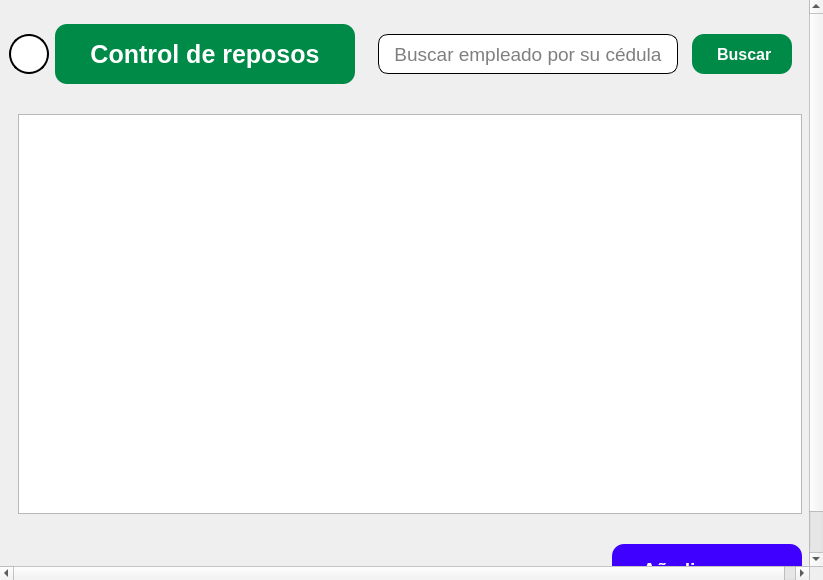
<?xml version="1.0" encoding="UTF-8"?>
<ui version="4.0">
 <class>PantallaControlReposoPersonal</class>
 <widget class="QWidget" name="PantallaControlReposoPersonal">
  <property name="geometry">
   <rect>
    <x>0</x>
    <y>0</y>
    <width>823</width>
    <height>580</height>
   </rect>
  </property>
  <property name="windowTitle">
   <string>Form</string>
  </property>
  <layout class="QVBoxLayout" name="verticalLayout">
   <property name="spacing">
    <number>0</number>
   </property>
   <property name="leftMargin">
    <number>0</number>
   </property>
   <property name="topMargin">
    <number>0</number>
   </property>
   <property name="rightMargin">
    <number>0</number>
   </property>
   <property name="bottomMargin">
    <number>0</number>
   </property>
   <item>
    <widget class="QScrollArea" name="scrollArea">
     <property name="frameShape">
      <enum>QFrame::NoFrame</enum>
     </property>
     <property name="widgetResizable">
      <bool>true</bool>
     </property>
     <widget class="QWidget" name="scrollAreaWidgetContents">
      <property name="geometry">
       <rect>
        <x>0</x>
        <y>0</y>
        <width>822</width>
        <height>614</height>
       </rect>
      </property>
      <layout class="QVBoxLayout" name="verticalLayout_2">
       <property name="spacing">
        <number>0</number>
       </property>
       <property name="leftMargin">
        <number>0</number>
       </property>
       <property name="topMargin">
        <number>0</number>
       </property>
       <property name="rightMargin">
        <number>0</number>
       </property>
       <property name="bottomMargin">
        <number>0</number>
       </property>
       <item>
        <widget class="QFrame" name="espacio_principal">
         <property name="styleSheet">
          <string notr="true">QFrame{

    background: qlineargradient(
        x1:0, y1:0, x2:1, y2:1,
        stop:0 #3fea87, stop:1 #00770e)
   


}</string>
         </property>
         <property name="frameShape">
          <enum>QFrame::NoFrame</enum>
         </property>
         <property name="frameShadow">
          <enum>QFrame::Raised</enum>
         </property>
         <layout class="QVBoxLayout" name="verticalLayout_4">
          <item>
           <layout class="QHBoxLayout" name="horizontalLayout" stretch="0,10,0">
            <item alignment="Qt::AlignLeft">
             <widget class="QPushButton" name="boton_de_regreso">
              <property name="minimumSize">
               <size>
                <width>40</width>
                <height>40</height>
               </size>
              </property>
              <property name="cursor">
               <cursorShape>PointingHandCursor</cursorShape>
              </property>
              <property name="styleSheet">
               <string notr="true">QPushButton{

	background-color: rgb(255, 255, 255);
	border-radius: 20px ;
	border:2px solid;

}

QPushButton:hover{

	background-color: rgb(199, 199, 199)
}</string>
              </property>
              <property name="text">
               <string/>
              </property>
              <property name="icon">
               <iconset>
                <normaloff>../recursos_de_imagenes/iconos_de_interfaz/flecha_izquierda_2.png</normaloff>../recursos_de_imagenes/iconos_de_interfaz/flecha_izquierda_2.png</iconset>
              </property>
              <property name="iconSize">
               <size>
                <width>30</width>
                <height>30</height>
               </size>
              </property>
             </widget>
            </item>
            <item alignment="Qt::AlignLeft">
             <widget class="QLabel" name="label_titulo_del_segemeto_opciones_admin">
              <property name="sizePolicy">
               <sizepolicy hsizetype="Fixed" vsizetype="Fixed">
                <horstretch>0</horstretch>
                <verstretch>0</verstretch>
               </sizepolicy>
              </property>
              <property name="minimumSize">
               <size>
                <width>300</width>
                <height>0</height>
               </size>
              </property>
              <property name="maximumSize">
               <size>
                <width>700</width>
                <height>60</height>
               </size>
              </property>
              <property name="font">
               <font>
                <family>Arial</family>
                <pointsize>19</pointsize>
                <weight>75</weight>
                <bold>true</bold>
               </font>
              </property>
              <property name="styleSheet">
               <string notr="true">QLabel{
	
	background-color: #008a47;
	color: rgb(255, 255, 255);
	border-radius:12px;

}</string>
              </property>
              <property name="text">
               <string>Control de reposos</string>
              </property>
              <property name="alignment">
               <set>Qt::AlignCenter</set>
              </property>
             </widget>
            </item>
            <item alignment="Qt::AlignLeft">
             <widget class="QFrame" name="espacio_para_barra_de_busqueda">
              <property name="sizePolicy">
               <sizepolicy hsizetype="Fixed" vsizetype="Fixed">
                <horstretch>20</horstretch>
                <verstretch>0</verstretch>
               </sizepolicy>
              </property>
              <property name="minimumSize">
               <size>
                <width>450</width>
                <height>90</height>
               </size>
              </property>
              <property name="styleSheet">
               <string notr="true">background:transparent;</string>
              </property>
              <property name="frameShape">
               <enum>QFrame::NoFrame</enum>
              </property>
              <property name="frameShadow">
               <enum>QFrame::Raised</enum>
              </property>
              <layout class="QHBoxLayout" name="horizontalLayout_3">
               <item>
                <widget class="QLineEdit" name="barra_de_busqueda">
                 <property name="sizePolicy">
                  <sizepolicy hsizetype="Expanding" vsizetype="Fixed">
                   <horstretch>0</horstretch>
                   <verstretch>0</verstretch>
                  </sizepolicy>
                 </property>
                 <property name="minimumSize">
                  <size>
                   <width>300</width>
                   <height>40</height>
                  </size>
                 </property>
                 <property name="maximumSize">
                  <size>
                   <width>300</width>
                   <height>16777215</height>
                  </size>
                 </property>
                 <property name="font">
                  <font>
                   <family>Arial</family>
                   <pointsize>14</pointsize>
                   <weight>50</weight>
                   <italic>false</italic>
                   <bold>false</bold>
                  </font>
                 </property>
                 <property name="styleSheet">
                  <string notr="true">QLineEdit{
	
	background-color: rgb(255, 255, 255);
	border-radius:10px;
	padding-left: 5px;
 padding-right:5px;
	padding-top:1px;
	border:1px solid black  ;
	

}

QLineEdit:focus{

	border: 2px solid rgb(17, 192, 255)



}
</string>
                 </property>
                 <property name="alignment">
                  <set>Qt::AlignCenter</set>
                 </property>
                 <property name="placeholderText">
                  <string>Buscar empleado por su cédula</string>
                 </property>
                </widget>
               </item>
               <item>
                <widget class="QPushButton" name="boton_buscar">
                 <property name="sizePolicy">
                  <sizepolicy hsizetype="Minimum" vsizetype="Fixed">
                   <horstretch>20</horstretch>
                   <verstretch>20</verstretch>
                  </sizepolicy>
                 </property>
                 <property name="minimumSize">
                  <size>
                   <width>100</width>
                   <height>40</height>
                  </size>
                 </property>
                 <property name="maximumSize">
                  <size>
                   <width>100</width>
                   <height>16777215</height>
                  </size>
                 </property>
                 <property name="font">
                  <font>
                   <family>Arial</family>
                   <pointsize>12</pointsize>
                   <weight>75</weight>
                   <bold>true</bold>
                  </font>
                 </property>
                 <property name="cursor">
                  <cursorShape>PointingHandCursor</cursorShape>
                 </property>
                 <property name="styleSheet">
                  <string notr="true">QPushButton{

	background-color: #008a47;
	color: rgb(255, 255, 255);
	border-radius:12px;

}

QPushButton:hover{

	
	background-color: rgb(0, 56, 10);

}</string>
                 </property>
                 <property name="text">
                  <string> Buscar</string>
                 </property>
                 <property name="icon">
                  <iconset>
                   <normaloff>../recursos_de_imagenes/iconos_de_interfaz/lupa_blanca.png</normaloff>../recursos_de_imagenes/iconos_de_interfaz/lupa_blanca.png</iconset>
                 </property>
                 <property name="iconSize">
                  <size>
                   <width>25</width>
                   <height>25</height>
                  </size>
                 </property>
                </widget>
               </item>
              </layout>
             </widget>
            </item>
           </layout>
          </item>
          <item>
           <widget class="QFrame" name="espacio_tabla">
            <property name="sizePolicy">
             <sizepolicy hsizetype="Expanding" vsizetype="Expanding">
              <horstretch>0</horstretch>
              <verstretch>0</verstretch>
             </sizepolicy>
            </property>
            <property name="styleSheet">
             <string notr="true">QFrame{

background:none;

}</string>
            </property>
            <layout class="QVBoxLayout" name="verticalLayout_3">
             <property name="spacing">
              <number>30</number>
             </property>
             <item alignment="Qt::AlignTop">
              <widget class="QTableView" name="tabla_personal_reposo">
               <property name="sizePolicy">
                <sizepolicy hsizetype="Expanding" vsizetype="Fixed">
                 <horstretch>0</horstretch>
                 <verstretch>0</verstretch>
                </sizepolicy>
               </property>
               <property name="minimumSize">
                <size>
                 <width>0</width>
                 <height>400</height>
                </size>
               </property>
               <property name="styleSheet">
                <string notr="true">QTableView{

background:none;
}</string>
               </property>
              </widget>
             </item>
             <item alignment="Qt::AlignRight|Qt::AlignTop">
              <widget class="QPushButton" name="boton_anadir_reposo">
               <property name="minimumSize">
                <size>
                 <width>190</width>
                 <height>50</height>
                </size>
               </property>
               <property name="font">
                <font>
                 <family>Arial</family>
                 <pointsize>14</pointsize>
                 <weight>75</weight>
                 <bold>true</bold>
                </font>
               </property>
               <property name="cursor">
                <cursorShape>PointingHandCursor</cursorShape>
               </property>
               <property name="styleSheet">
                <string notr="true">QPushButton{

	
	background-color: rgb(64, 0, 255);
	color:#ffffff;
	border-radius:12px;


}


QPushButton:hover{

	
	background-color: rgb(0, 19, 140);
	
	


}</string>
               </property>
               <property name="text">
                <string>Añadir reposo</string>
               </property>
               <property name="icon">
                <iconset>
                 <normaloff>../recursos_de_imagenes/iconos_de_interfaz/corazon.png</normaloff>../recursos_de_imagenes/iconos_de_interfaz/corazon.png</iconset>
               </property>
               <property name="iconSize">
                <size>
                 <width>30</width>
                 <height>30</height>
                </size>
               </property>
              </widget>
             </item>
            </layout>
           </widget>
          </item>
         </layout>
        </widget>
       </item>
      </layout>
     </widget>
    </widget>
   </item>
  </layout>
 </widget>
 <resources/>
 <connections/>
</ui>
